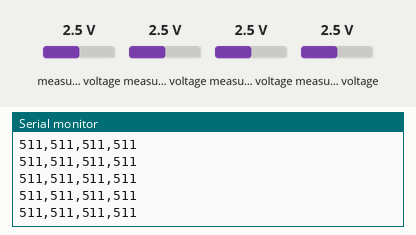
This sketch was run on a simulated Arduino Uno, built with avr-gcc and run on an emulated ATmega328P. Parts: the last lines printed to the serial monitor. Inputs (shaded band) come from the test bench; at power-on: measured voltage 2.5 V.

Above: at 1.2 s.
1.3 s: measured voltage (sensor 200) set to 0.1 V
At 2.2 s:
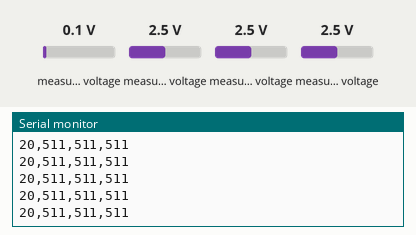
4.3 s: measured voltage (sensor 200) set to 4.9 V
At 5.3 s:
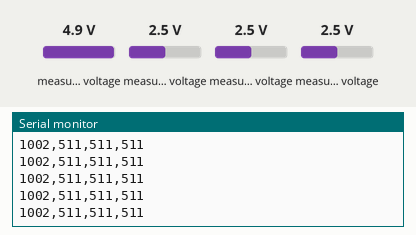
7.3 s: measured voltage (sensor 201) set to 0.1 V
At 7.8 s:
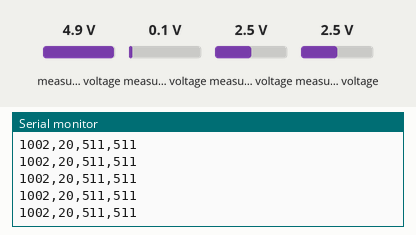
8.8 s: measured voltage (sensor 201) set to 4.9 V
At 9.8 s:
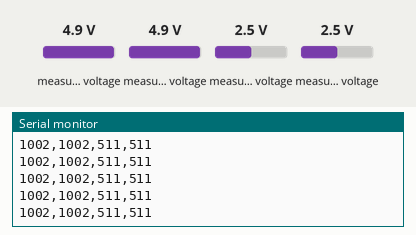
11.8 s: measured voltage (sensor 202) set to 0.1 V
At 12.9 s:
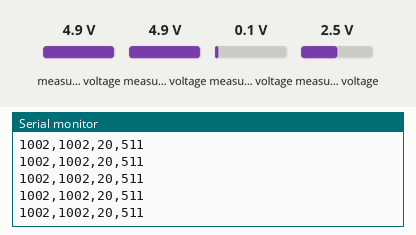
13.3 s: measured voltage (sensor 203) set to 0.1 V
At 14.4 s:
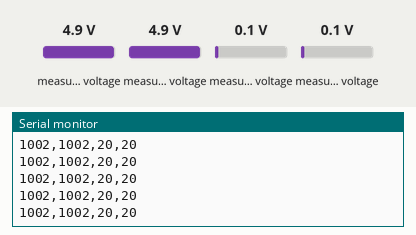
Timing chart, 0 to 15.8 s (numbered marks = the images above; inputs shaded):
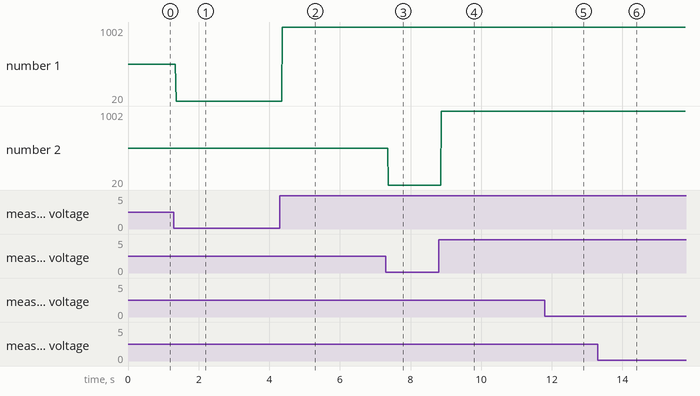

The sketch:

adc_read.ino
```cpp
// Example for MCP3008 using the MCP3008 library
#include <Adafruit_MCP3008.h>

Adafruit_MCP3008 adc;

void setup() {
  Serial.begin(9600);
}

void loop() {

  adc.begin(10);

  int value = adc.readADC(0);
  int value2 = adc.readADC(1);
  int value3 = adc.readADC(2);
  int value4 = adc.readADC(3);

  Serial.print(value);
  Serial.print(",");
  Serial.print(value2);
  Serial.print(",");
  Serial.print(value3);
  Serial.print(",");
  Serial.println(value4);

  delay(10);  // Adjust delay as needed
}
```

Measured:
- after the input at 1.3 s, the serial monitor: prints a new line after 0.06 s (image 1)
- after the input at 4.3 s, the serial monitor: prints a new line after 0.07 s (image 2)
- after the input at 7.3 s, the serial monitor: prints a new line after 0.07 s (image 3)
- after the input at 8.8 s, the serial monitor: prints a new line after 0.07 s (image 4)
- after the input at 11.8 s, the serial monitor: prints a new line after 0.08 s (image 5)
- after the input at 13.3 s, the serial monitor: prints a new line after 0.07 s (image 6)
- plotted number 1: 511 → 20 after the input at 1.3 s, 20 → 1002 after the input at 4.3 s
